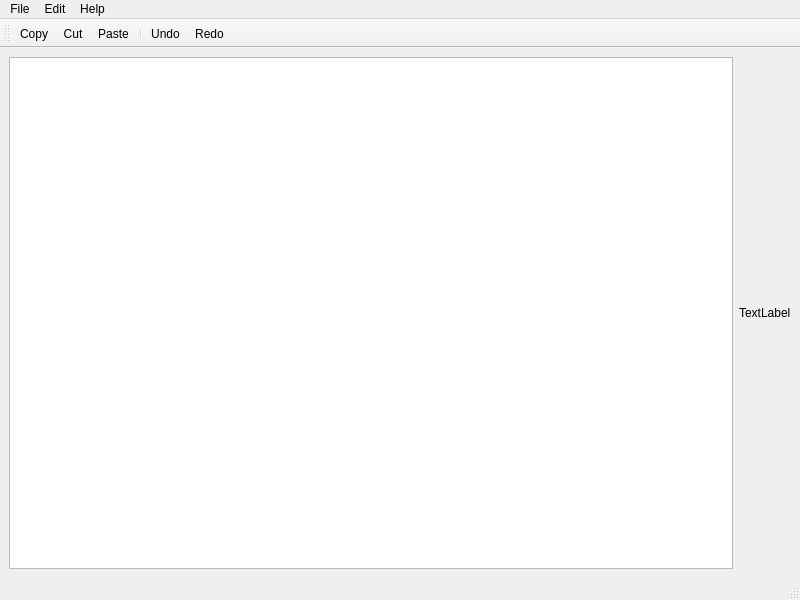
<?xml version="1.0" encoding="UTF-8"?>
<ui version="4.0">
 <class>MainWindow</class>
 <widget class="QMainWindow" name="MainWindow">
  <property name="geometry">
   <rect>
    <x>0</x>
    <y>0</y>
    <width>800</width>
    <height>600</height>
   </rect>
  </property>
  <property name="windowTitle">
   <string>MainWindow</string>
  </property>
  <widget class="QWidget" name="centralwidget">
   <layout class="QHBoxLayout" name="horizontalLayout">
    <item>
     <widget class="QTextEdit" name="textEdit"/>
    </item>
    <item>
     <widget class="QLabel" name="label">
      <property name="text">
       <string>TextLabel</string>
      </property>
     </widget>
    </item>
   </layout>
  </widget>
  <widget class="QMenuBar" name="menubar">
   <property name="geometry">
    <rect>
     <x>0</x>
     <y>0</y>
     <width>800</width>
     <height>26</height>
    </rect>
   </property>
   <widget class="QMenu" name="menuFile">
    <property name="title">
     <string>File</string>
    </property>
    <addaction name="actionQuit"/>
   </widget>
   <widget class="QMenu" name="menuEdit">
    <property name="title">
     <string>Edit</string>
    </property>
    <addaction name="actionCopy"/>
    <addaction name="actionCut"/>
    <addaction name="actionPaste"/>
    <addaction name="separator"/>
    <addaction name="actionUndo"/>
    <addaction name="actionRedo"/>
   </widget>
   <widget class="QMenu" name="menuHelp">
    <property name="title">
     <string>Help</string>
    </property>
    <addaction name="actionAbout"/>
    <addaction name="actionAbout_Qt"/>
   </widget>
   <addaction name="menuFile"/>
   <addaction name="menuEdit"/>
   <addaction name="menuHelp"/>
  </widget>
  <widget class="QStatusBar" name="statusbar"/>
  <widget class="QToolBar" name="toolBar">
   <property name="windowTitle">
    <string>toolBar</string>
   </property>
   <attribute name="toolBarArea">
    <enum>TopToolBarArea</enum>
   </attribute>
   <attribute name="toolBarBreak">
    <bool>false</bool>
   </attribute>
   <addaction name="actionCopy"/>
   <addaction name="actionCut"/>
   <addaction name="actionPaste"/>
   <addaction name="separator"/>
   <addaction name="actionUndo"/>
   <addaction name="actionRedo"/>
  </widget>
  <action name="actionQuit">
   <property name="icon">
    <iconset resource="resource.qrc">
     <normaloff>:/images/quitIcon.png</normaloff>:/images/quitIcon.png</iconset>
   </property>
   <property name="text">
    <string>Quit</string>
   </property>
  </action>
  <action name="actionCopy">
   <property name="icon">
    <iconset resource="resource.qrc">
     <normaloff>:/edit/images/copyIcon.png</normaloff>:/edit/images/copyIcon.png</iconset>
   </property>
   <property name="text">
    <string>Copy</string>
   </property>
  </action>
  <action name="actionCut">
   <property name="icon">
    <iconset resource="resource.qrc">
     <normaloff>:/edit/images/cutIcon.png</normaloff>:/edit/images/cutIcon.png</iconset>
   </property>
   <property name="text">
    <string>Cut</string>
   </property>
  </action>
  <action name="actionPaste">
   <property name="icon">
    <iconset resource="resource.qrc">
     <normaloff>:/edit/images/pasteIcon.png</normaloff>:/edit/images/pasteIcon.png</iconset>
   </property>
   <property name="text">
    <string>Paste</string>
   </property>
  </action>
  <action name="actionUndo">
   <property name="icon">
    <iconset resource="resource.qrc">
     <normaloff>:/edit/images/undoIcon.png</normaloff>:/edit/images/undoIcon.png</iconset>
   </property>
   <property name="text">
    <string>Undo</string>
   </property>
  </action>
  <action name="actionRedo">
   <property name="icon">
    <iconset resource="resource.qrc">
     <normaloff>:/edit/images/redoIcon.png</normaloff>:/edit/images/redoIcon.png</iconset>
   </property>
   <property name="text">
    <string>Redo</string>
   </property>
  </action>
  <action name="actionAbout">
   <property name="icon">
    <iconset resource="resource.qrc">
     <normaloff>:/help/images/aboutIcon.png</normaloff>:/help/images/aboutIcon.png</iconset>
   </property>
   <property name="text">
    <string>About</string>
   </property>
  </action>
  <action name="actionAbout_Qt">
   <property name="icon">
    <iconset resource="resource.qrc">
     <normaloff>:/help/images/aboutQtIcon.png</normaloff>:/help/images/aboutQtIcon.png</iconset>
   </property>
   <property name="text">
    <string>About Qt</string>
   </property>
  </action>
 </widget>
 <resources>
  <include location="resource.qrc"/>
 </resources>
 <connections/>
</ui>
